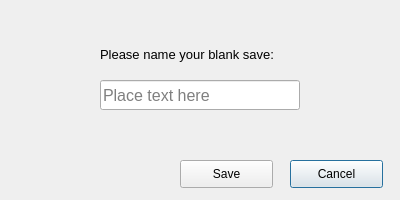
<?xml version="1.0" encoding="UTF-8"?>
<ui version="4.0">
 <class>Dialog</class>
 <widget class="QDialog" name="Dialog">
  <property name="geometry">
   <rect>
    <x>0</x>
    <y>0</y>
    <width>400</width>
    <height>200</height>
   </rect>
  </property>
  <property name="minimumSize">
   <size>
    <width>400</width>
    <height>200</height>
   </size>
  </property>
  <property name="windowTitle">
   <string>Dialog</string>
  </property>
  <property name="accessibleName">
   <string/>
  </property>
  <widget class="QLabel" name="saveInformText">
   <property name="geometry">
    <rect>
     <x>100</x>
     <y>40</y>
     <width>231</width>
     <height>30</height>
    </rect>
   </property>
   <property name="font">
    <font>
     <family>Segoe UI</family>
    </font>
   </property>
   <property name="text">
    <string>&lt;html&gt;&lt;head/&gt;&lt;body&gt;&lt;p&gt;&lt;span style=&quot; font-size:10pt;&quot;&gt;Please name your blank save:&lt;/span&gt;&lt;/p&gt;&lt;/body&gt;&lt;/html&gt;</string>
   </property>
  </widget>
  <widget class="QPushButton" name="cancelButton">
   <property name="geometry">
    <rect>
     <x>290</x>
     <y>160</y>
     <width>93</width>
     <height>28</height>
    </rect>
   </property>
   <property name="text">
    <string>Cancel</string>
   </property>
  </widget>
  <widget class="QPushButton" name="saveButton">
   <property name="geometry">
    <rect>
     <x>180</x>
     <y>160</y>
     <width>93</width>
     <height>28</height>
    </rect>
   </property>
   <property name="text">
    <string>Save</string>
   </property>
  </widget>
  <widget class="QLineEdit" name="saveNameEdit">
   <property name="geometry">
    <rect>
     <x>100</x>
     <y>80</y>
     <width>200</width>
     <height>30</height>
    </rect>
   </property>
   <property name="font">
    <font>
     <family>Segoe UI</family>
     <pointsize>12</pointsize>
    </font>
   </property>
   <property name="placeholderText">
    <string>Place text here</string>
   </property>
  </widget>
 </widget>
 <resources/>
 <connections>
  <connection>
   <sender>cancelButton</sender>
   <signal>clicked()</signal>
   <receiver>Dialog</receiver>
   <slot>reject()</slot>
   <hints>
    <hint type="sourcelabel">
     <x>341</x>
     <y>175</y>
    </hint>
    <hint type="destinationlabel">
     <x>344</x>
     <y>54</y>
    </hint>
   </hints>
  </connection>
 </connections>
</ui>
